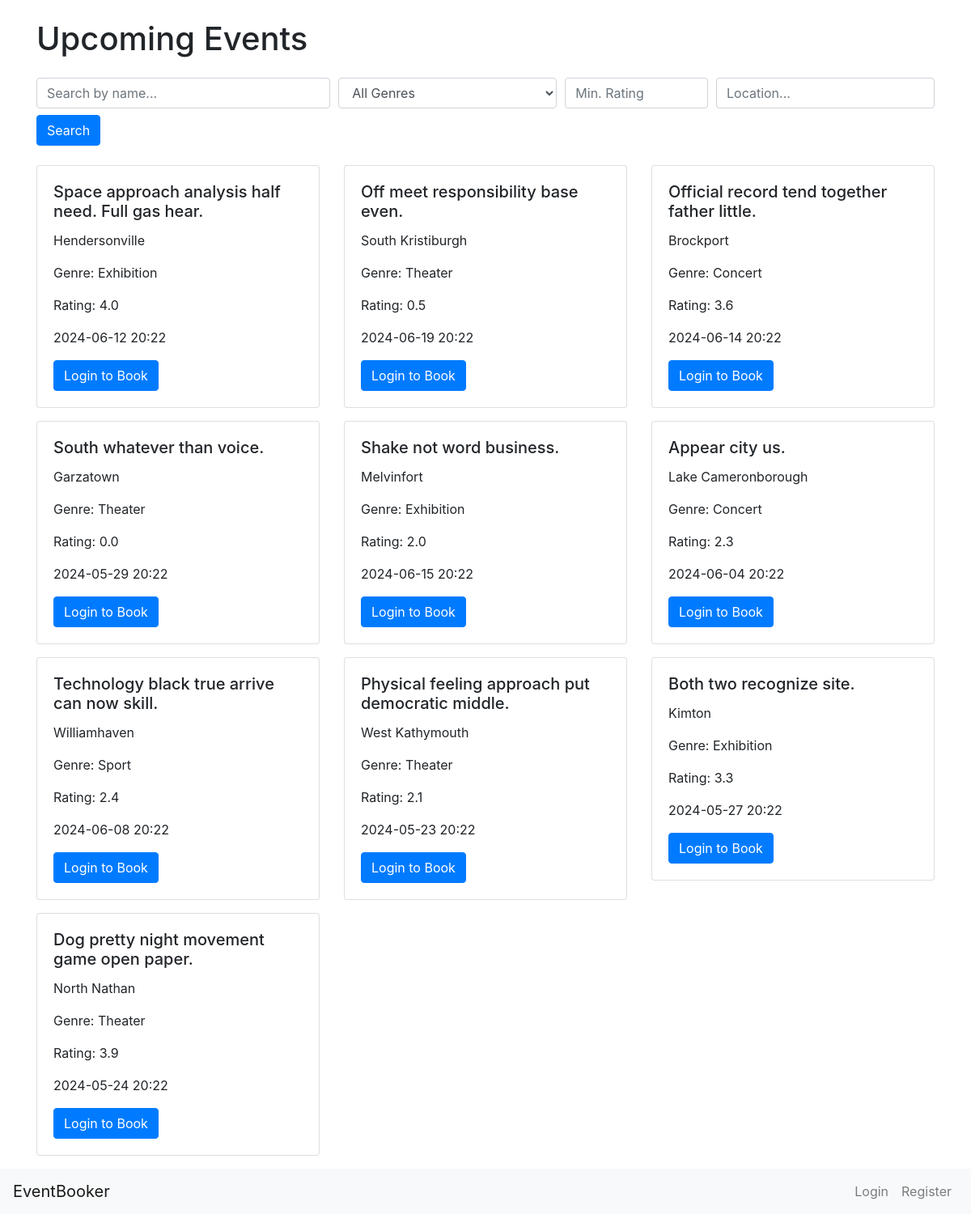
The page /home on the database its author committed.
### app/models.py (models this page shows)
class Event(db.Model):
    id = db.Column(db.Integer, primary_key=True)
    name = db.Column(db.String(100), nullable=False)
    location = db.Column(db.String(100), nullable=False)
    date = db.Column(db.DateTime, nullable=False)
    genre = db.Column(db.String(50))
    rating = db.Column(db.Float, default=0.0)
    bookings = db.relationship('Booking', backref='event', lazy=True, cascade='all, delete-orphan')

### app/routes.py (the view)
@app.route('/')
@app.route('/home')
def home():
    if current_user.is_authenticated:
        user_preferences = current_user.preferences.split(',') if current_user.preferences else []
        preferred_events = Event.query.filter(Event.genre.in_(user_preferences)).all()
        other_events = Event.query.filter(Event.genre.notin_(user_preferences)).all()
        events = preferred_events + other_events
    else:
        events = Event.query.all()
    return render_template('home.html', events=events)

### app/templates/home.html (shortened to what this page needs)
{% extends 'base.html' %}
{% block content %}
<div class="container mt-4">
    <h1 class="mb-4">Upcoming Events</h1>
        <form method="GET" action="{{ url_for('search') }}" class="mb-4">
            <div class="form-row">
                <div class="col-md-4">
                    <input type="text" class="form-control" name="query" placeholder="Search by name...">
                </div>
                <div class="col-md-3">
                    <select class="form-control" name="genre">
                        <option value="">All Genres</option>
                    </select>
                </div>
                <div class="col-md-2">
                    <input type="number" class="form-control" name="min_rating" min="0" max="5" step="0.1" placeholder="Min. Rating">
                </div>
                <div class="col-md-3">
                    <input type="text" class="form-control" name="location" placeholder="Location...">
                </div>
            </div>
            <button type="submit" class="btn btn-primary mt-2">Search</button>
        </form>
    <div class="row">
        {% for event in events %}
        <div class="col-md-4 mb-3">
            <div class="card">
                <div class="card-body">
                    <h5 class="card-title">{{ event.name }}</h5>
                    <p class="card-text">{{ event.location }}</p>
                    <p class="card-text">Genre: {{ event.genre }}</p>
                    <p class="card-text">Rating: {{ event.rating }}</p>
                    <p class="card-text">{{ event.date.strftime('%Y-%m-%d %H:%M') }}</p>
                    {% if current_user.is_authenticated %}
                        {% set booking = current_user.bookings|selectattr('event_id', '==', event.id)|first %}
                        {% if booking %}
                            {% if not booking.is_paid %}
                                <a href="{{ url_for('payment', booking_id=booking.id) }}" class="btn btn-success">Pay</a>
                            {% endif %}
                        {% else %}
                            <a href="{{ url_for('book', event_id=event.id) }}" class="btn btn-primary">Book Now</a>
                        {% endif %}
                    {% else %}
                        <a href="{{ url_for('login') }}" class="btn btn-primary">Login to Book</a>
                    {% endif %}
                </div>
            </div>
        </div>
        {% endfor %}
    </div>
</div>
{% endblock %}

### app/templates/base.html (shortened to what this page needs)
<!DOCTYPE html>
<html lang="en">
<head>
    <link href="https://stackpath.bootstrapcdn.com/bootstrap/4.5.2/css/bootstrap.min.css" rel="stylesheet">
</head>
<body>
    {% block content %}{% endblock %}
</body>
<nav class="navbar navbar-expand-lg navbar-light bg-light">
    <a class="navbar-brand" href="{{ url_for('home') }}">EventBooker</a>
    <div class="collapse navbar-collapse" id="navbarNav">
        <ul class="navbar-nav ml-auto">
            {% if current_user.is_authenticated %}
                <li class="nav-item">
                    <a class="nav-link" href="{{ url_for('bookings') }}">My Bookings</a>
                </li>
                <li class="nav-item">
                    <a class="nav-link" href="{{ url_for('logout') }}">Logout</a>
                </li>
                <li class="nav-item">
                    <a class="nav-link" href="{{ url_for('events_delete') }}">Events delete</a>
                </li>
                <li class="nav-item">
                    <a class="nav-link">Hello, {{ current_user.username }}</a>
                </li>
            {% else %}
                <li class="nav-item">
                    <a class="nav-link" href="{{ url_for('login') }}">Login</a>
                </li>
                <li class="nav-item">
                    <a class="nav-link" href="{{ url_for('register') }}">Register</a>
                </li>
            {% endif %}
        </ul>
    </div>
  </nav>
</html>

### rows shown on the page
Event: name "Space approach analysis half need. Full gas hear.", location "Hendersonville", genre "Exhibition", rating "4.0", date "2024-06-12 20:22"
Event: name "Off meet responsibility base even.", location "South Kristiburgh", genre "Theater", rating "0.5", date "2024-06-19 20:22"
Event: name "Official record tend together father little.", location "Brockport", genre "Concert", rating "3.6", date "2024-06-14 20:22"
Event: name "South whatever than voice.", location "Garzatown", genre "Theater", rating "0.0", date "2024-05-29 20:22"
Event: name "Shake not word business.", location "Melvinfort", genre "Exhibition", rating "2.0", date "2024-06-15 20:22"
Event: name "Appear city us.", location "Lake Cameronborough", genre "Concert", rating "2.3", date "2024-06-04 20:22"
Event: name "Technology black true arrive can now skill.", location "Williamhaven", genre "Sport", rating "2.4", date "2024-06-08 20:22"
Event: name "Physical feeling approach put democratic middle.", location "West Kathymouth", genre "Theater", rating "2.1", date "2024-05-23 20:22"
Event: name "Both two recognize site.", location "Kimton", genre "Exhibition", rating "3.3", date "2024-05-27 20:22"
Event: name "Dog pretty night movement game open paper.", location "North Nathan", genre "Theater", rating "3.9", date "2024-05-24 20:22"
